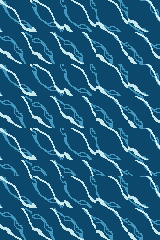

A level layout from a 2D game, rendered from its tile map. Below: a short description, then the map file with its tile-grid data intact:
An orthogonal 10x15 tile map with 16x16 px tiles, 1 tile layer (Tile Layer 1), 2 tilesets and 12 objects.

<map version="1.10" tiledversion="1.11.2" orientation="orthogonal" renderorder="left-down" width="10" height="15" tilewidth="16" tileheight="16" infinite="0" nextlayerid="3" nextobjectid="13">
 <tileset firstgid="1" source="ocean_spritesheet.tsx" />
 <tileset firstgid="65" source="enemy_spritesheet.tsx" />
 <layer id="1" name="Tile Layer 1" width="10" height="15">
  <data encoding="csv">
1,2,3,4,5,6,7,8,9,10,
17,18,19,20,21,22,23,24,25,26,
33,34,35,36,37,38,39,40,41,42,
49,50,51,52,53,54,55,56,57,58,
1,2,3,4,5,6,7,8,9,10,
17,18,19,20,21,22,23,24,25,26,
33,34,35,36,37,38,39,40,41,42,
49,50,51,52,53,54,55,56,57,58,
1,2,3,4,5,6,7,8,9,10,
17,18,19,20,21,22,23,24,25,26,
33,34,35,36,37,38,39,40,41,42,
1,2,3,4,5,6,7,8,9,10,
17,18,19,20,21,22,23,24,25,26,
33,34,35,36,37,38,39,40,41,42,
49,50,51,52,53,54,55,56,57,58
</data>
 </layer>
 <objectgroup id="2" name="Enemies">
  <object id="1" gid="65" x="40" y="16.5" width="16" height="16" />
  <object id="2" gid="65" x="41" y="17" width="16" height="16" />
  <object id="3" gid="65" x="60.5" y="37.5" width="16" height="16" />
  <object id="4" gid="65" x="63" y="68.5" width="16" height="16" />
  <object id="5" gid="65" x="25.5" y="72.5" width="16" height="16" />
  <object id="6" gid="65" x="8" y="41" width="16" height="16" />
  <object id="7" gid="65" x="46.5" y="45.5" width="16" height="16" />
  <object id="8" gid="65" x="114" y="53" width="16" height="16" />
  <object id="9" gid="65" x="113.5" y="26.5" width="16" height="16" />
  <object id="10" gid="65" x="130" y="46.5" width="16" height="16" />
  <object id="11" gid="65" x="90.5" y="76" width="16" height="16" />
  <object id="12" gid="65" x="81" y="40.5" width="16" height="16" />
 </objectgroup>
</map>
